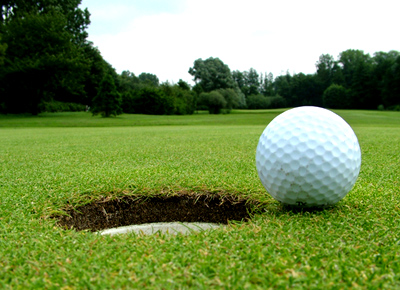
#> input picture EE208/10_img/images/img1.png, 400 x 290 px
$ python histogram.py
#> lines starting #> are read from the running program, lines starting #| are printed output that depends on the picture
import cv2
import math


def get_color_histogram(output_file,image_dir):
#> called with output_file = './result/1_1.txt', image_dir = './images/img1.png'
    f = open(output_file,'w')
    img = cv2.imread(image_dir, cv2.IMREAD_COLOR)
#> img is the input picture: shape (290, 400, 3); mean B, G, R 85.2, 142.6, 120.1

    EB = 0
    EG = 0
    ER = 0

    for rows in img:
        for i in rows:
            EB += i[0]
            EG += i[1]
            ER += i[2]
#> after the loop, EB = 9878968; EG = 16544285; ER = 13933651

    E = EB + EG + ER
#> E = 40356904

    f.write('EB: '+ str(EB / E) +'\n')
    f.write('EG: '+ str(EG / E) +'\n')
    f.write('ER: '+ str(ER / E) +'\n')

    f.close()

def get_grey_histogram(output_file,image_dir):
#> called with output_file = './result/1_2.txt', image_dir = './images/img1.png'
    f = open(output_file,'w')
    img = cv2.imread(image_dir, cv2.IMREAD_GRAYSCALE)
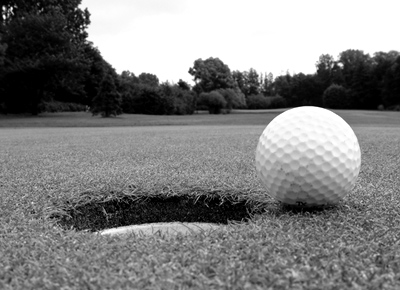
#> img: shape (290, 400); min 0, max 255, mean 129.3
    height = len(img)
#> height = 290
    width = len(img[0])
#> width = 400
    size = height * width
#> size = 116000

    N_table = [0] * 256
    for rows in img:
        for i in rows:
            N_table[i] += 1
#> after the loop, N_table = 256 values, max 17238 at index 255, min 37 at index 212, mean 453.1
    for i in range(256):
        f.write(str(N_table[i]/size) +'\n')

    f.close()


def get_grey_gradient(output_file,image_dir):
#> called with output_file = './result/1_3.txt', image_dir = './images/img1.png'
    f = open(output_file,'w')
    img = cv2.imread(image_dir, cv2.IMREAD_GRAYSCALE)
    height = len(img)
#> height = 290
    width = len(img[0])
#> width = 400

    M_table = [0]*361
    for i in range(1,height-1):
        for j in range(1,width-1):
            b_i = int(img[i+1][j])-int(img[i-1][j])
            b_j = int(img[i][j+1])-int(img[i][j-1])
            m = int(math.sqrt(b_i*b_i+b_j*b_j))
            M_table[m] += 1
#> after the loop, M_table = 361 values, max 17495 at index 0, min 0 at index 201, mean 317.5

    grad_size = (width-2)*(height-2)
#> grad_size = 114624
    for idx in range(361):
        f.write(str(M_table[idx]/ grad_size)+'\n')
    f.close()


if __name__ == '__main__':
    get_color_histogram("./result/1_1.txt","./images/img1.png")
    get_grey_histogram("./result/1_2.txt","./images/img1.png")
    get_grey_gradient("./result/1_3.txt","./images/img1.png")
    get_color_histogram("./result/2_1.txt","./images/img2.png")
#> call 2 of get_color_histogram, with output_file = './result/2_1.txt', image_dir = './images/img2.png'
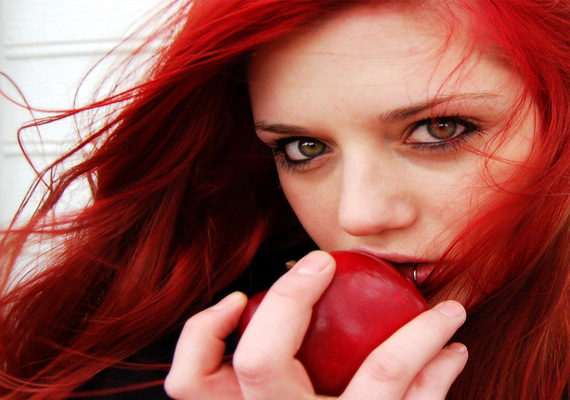
#> input picture EE208/10_img/images/img2.png, 570 x 400 px
#> in get_color_histogram, img is the input picture: shape (400, 570, 3); mean B, G, R 78.8, 86.1, 153.3
#> after the loop in get_color_histogram (call 2), `for rows in img:`: EB = 17958064; EG = 19620039; ER = 34962017
#> in get_color_histogram (call 2), `E = EB + EG + ER`: E = 72540120
    get_grey_histogram("./result/2_2.txt","./images/img2.png")
#> call 2 of get_grey_histogram, with output_file = './result/2_2.txt', image_dir = './images/img2.png'
#> in get_grey_histogram (call 2), `img = cv2.imread(image_dir, cv2.IMREAD_GRAYSCALE)`:
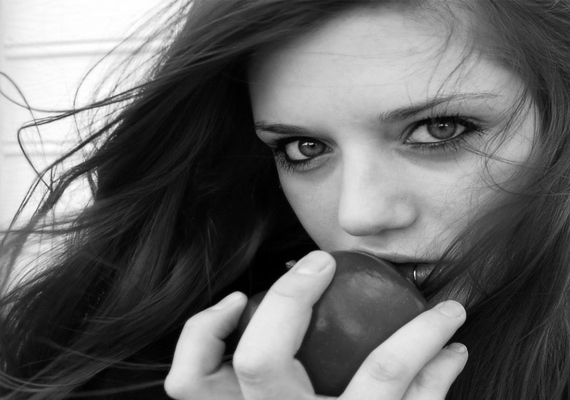
#> img: shape (400, 570); min 0, max 255, mean 105.3
#> in get_grey_histogram (call 2), `height = len(img)`: height = 400
#> in get_grey_histogram (call 2), `width = len(img[0])`: width = 570
#> in get_grey_histogram (call 2), `size = height * width`: size = 228000
#> after the loop in get_grey_histogram (call 2), `for rows in img:`: N_table = 256 values, max 2932 at index 8, min 121 at index 255, mean 890.6
    get_grey_gradient("./result/2_3.txt","./images/img2.png")


'''
cv2.namedWindow("Image")
cv2.imshow("Image",img)
cv2.waitKey(0)
'''
